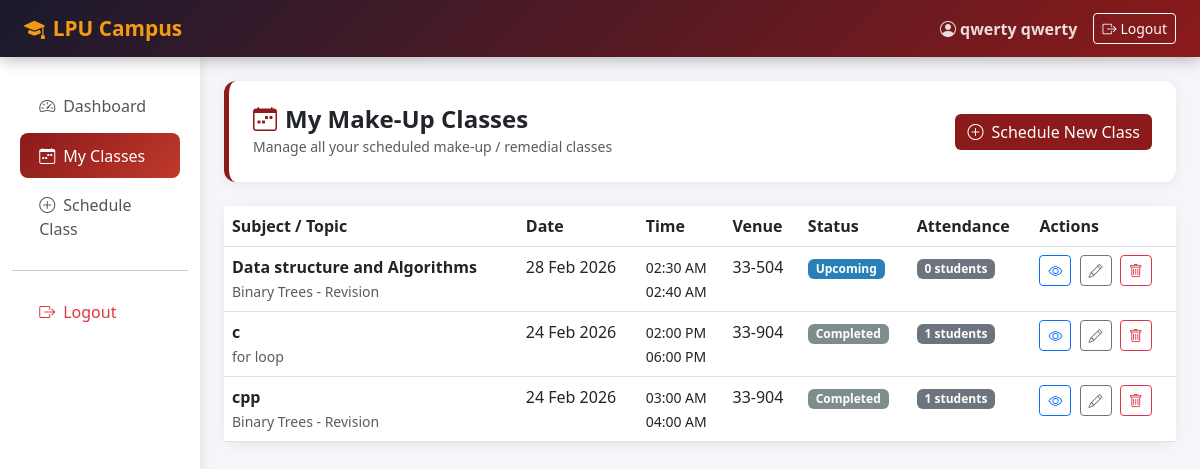
The app's page /classes/ (signed in) with its own data.
### attendance/models.py (models this page shows, shortened)
class MakeUpClass(models.Model):
    STATUS_CHOICES = [
        ('upcoming', 'Upcoming'),
        ('active', 'Active'),
        ('completed', 'Completed'),
        ('cancelled', 'Cancelled'),
    ]
    faculty = models.ForeignKey(User, on_delete=models.CASCADE, related_name='makeup_classes')
    subject = models.CharField(max_length=150)
    topic = models.CharField(max_length=200, blank=True)
    date = models.DateField()
    start_time = models.TimeField()
    end_time = models.TimeField()
    venue = models.CharField(max_length=100)
    status = models.CharField(max_length=10, choices=STATUS_CHOICES, default='upcoming')
    description = models.TextField(blank=True)
    created_at = models.DateTimeField(auto_now_add=True)
    class Meta:
        ordering = ['-date', '-start_time']
    def get_active_code(self):
        return self.remedial_codes.filter(is_active=True).first()
    def total_attendance(self):
        return MakeUpAttendance.objects.filter(makeup_class=self, is_present=True).count()

### attendance/views.py (the view)
# urls.py: path('classes/', views.faculty_classes, name='faculty_classes'),
@login_required
def faculty_classes(request):
    profile = get_object_or_404(UserProfile, user=request.user)
    if not profile.is_faculty():
        return redirect('dashboard')
    classes = MakeUpClass.objects.filter(faculty=request.user).order_by('-date')
    return render(request, 'attendance/faculty_classes.html', {'classes': classes})

### attendance/models.py (called while the page is built)
    def is_faculty(self):
        return self.role == 'faculty'

### attendance/templates/attendance/faculty_classes.html (shortened to what this page needs)
{% extends 'attendance/base.html' %}
{% block content %}
<div class="page-header d-flex justify-content-between align-items-center">
    <div>
        <h4 class="mb-0 fw-bold"><i class="bi bi-calendar-week me-2" style="color:#8B1A1A;"></i>My Make-Up Classes</h4>
        <small class="text-muted">Manage all your scheduled make-up / remedial classes</small>
    </div>
    <a href="{% url 'schedule_class' %}" class="btn btn-lpu btn-primary">
        <i class="bi bi-plus-circle me-2"></i>Schedule New Class
    </a>
</div>
<div class="card">
    <div class="card-body p-0">
        <table class="table table-hover mb-0">
            <thead class="table-lpu">
                <tr>
                    <th>Subject / Topic</th>
                    <th>Date</th>
                    <th>Time</th>
                    <th>Venue</th>
                    <th>Status</th>
                    <th>Attendance</th>
                    <th>Actions</th>
                </tr>
            </thead>
            <tbody>
                {% for cls in classes %}
                <tr>
                    <td>
                        <strong>{{ cls.subject }}</strong>
                        {% if cls.topic %}<br><small class="text-muted">{{ cls.topic }}</small>{% endif %}
                    </td>
                    <td>{{ cls.date|date:"d M Y" }}</td>
                    <td>
                        <small>{{ cls.start_time|time:"h:i A" }}<br>{{ cls.end_time|time:"h:i A" }}</small>
                    </td>
                    <td>{{ cls.venue }}</td>
                    <td>
                        <span class="badge badge-{{ cls.status }} text-white">{{ cls.get_status_display }}</span>
                    </td>
                    <td>
                        <span class="badge bg-secondary">{{ cls.total_attendance }} students</span>
                    </td>
                    <td>
                        <a href="{% url 'class_detail' cls.pk %}" class="btn btn-sm btn-outline-primary me-1">
                            <i class="bi bi-eye"></i>
                        </a>
                        <a href="{% url 'edit_class' cls.pk %}" class="btn btn-sm btn-outline-secondary me-1">
                            <i class="bi bi-pencil"></i>
                        </a>
                        <a href="{% url 'delete_class' cls.pk %}" class="btn btn-sm btn-outline-danger">
                            <i class="bi bi-trash"></i>
                        </a>
                    </td>
                </tr>
                {% endfor %}
            </tbody>
        </table>
    </div>
</div>
{% endblock %}

### attendance/templates/attendance/base.html (shortened to what this page needs)
<!DOCTYPE html>
<html lang="en">
<head>
    <link href="https://cdn.jsdelivr.net/npm/bootstrap@5.3.0/dist/css/bootstrap.min.css" rel="stylesheet">
    <link href="https://cdn.jsdelivr.net/npm/bootstrap-icons@1.11.0/font/bootstrap-icons.css" rel="stylesheet">
</head>
<body>
<nav class="navbar navbar-expand-lg navbar-lpu">
    <div class="container-fluid px-4">
        <a class="navbar-brand" href="{% url 'dashboard' %}">
            <i class="bi bi-mortarboard-fill me-2"></i>LPU Campus
        </a>
        <div class="collapse navbar-collapse" id="navbarNav">
            <ul class="navbar-nav ms-auto align-items-center gap-2">
                {% if user.is_authenticated %}
                <li class="nav-item">
                    <span class="nav-link text-warning fw-semibold">
                        <i class="bi bi-person-circle me-1"></i>{{ user.get_full_name|default:user.username }}
                    </span>
                </li>
                <li class="nav-item">
                    <a class="btn btn-outline-light btn-sm" href="{% url 'logout' %}">
                        <i class="bi bi-box-arrow-right me-1"></i>Logout
                    </a>
                </li>
                {% endif %}
            </ul>
        </div>
    </div>
</nav>
<div class="container-fluid">
    <div class="row">
        {% if user.is_authenticated %}
        <div class="col-md-2 sidebar d-none d-md-block">
            <ul class="nav flex-column">
                <li class="nav-item">
                    <a class="nav-link {% if request.resolver_match.url_name == 'dashboard' %}active{% endif %}"
                       href="{% url 'dashboard' %}">
                        <i class="bi bi-speedometer2"></i>Dashboard
                    </a>
                </li>
                {% if user.profile.role == 'faculty' %}
                <li class="nav-item">
                    <a class="nav-link {% if 'class' in request.resolver_match.url_name %}active{% endif %}"
                       href="{% url 'faculty_classes' %}">
                        <i class="bi bi-calendar-week"></i>My Classes
                    </a>
                </li>
                <li class="nav-item">
                    <a class="nav-link" href="{% url 'schedule_class' %}">
                        <i class="bi bi-plus-circle"></i>Schedule Class
                    </a>
                </li>
                {% endif %}
                <hr>
                <li class="nav-item">
                    <a class="nav-link text-danger" href="{% url 'logout' %}">
                        <i class="bi bi-box-arrow-right"></i>Logout
                    </a>
                </li>
            </ul>
        </div>
        {% endif %}
        <div class="col-md-{% if user.is_authenticated %}10{% else %}12{% endif %} py-4 px-4">
            {% block content %}{% endblock %}
        </div>
    </div>
</div>
</body>
</html>

### attendance/templates/attendance/base.html (style rules this page uses)
:root { --lpu-primary: #8B1A1A; --lpu-secondary: #C0392B; --lpu-gold: #F39C12; --lpu-dark: #1a1a2e; }
body { background: #f4f6f9; font-family: 'Segoe UI', sans-serif; }
.navbar-lpu { background: linear-gradient(135deg, var(--lpu-dark) 0%, var(--lpu-primary) 100%); box-shadow: 0 2px 15px rgba(0,0,0,0.3); }
.navbar-lpu .navbar-brand { color: var(--lpu-gold) !important; font-weight: 700; font-size: 1.3rem; }
.navbar-lpu .nav-link { color: rgba(255,255,255,0.85) !important; transition: color 0.2s; }
.sidebar { background: white; min-height: calc(100vh - 66px); box-shadow: 2px 0 10px rgba(0,0,0,0.08); padding-top: 1.5rem; }
.sidebar .nav-link { color: #555; padding: 0.65rem 1.2rem; border-radius: 8px; margin: 0.15rem 0.5rem; transition: all 0.2s; }
.sidebar .nav-link:hover, .sidebar .nav-link.active { background: linear-gradient(135deg, var(--lpu-primary), var(--lpu-secondary)); color: white !important; }
.sidebar .nav-link i { margin-right: 8px; width: 18px; }
.card { border: none; box-shadow: 0 2px 12px rgba(0,0,0,0.07); border-radius: 12px; }
.badge-upcoming { background: #2980B9; }
.badge-completed { background: #7F8C8D; }
.btn-lpu { background: var(--lpu-primary); color: white; border: none; }
.page-header { background: white; border-radius: 12px; padding: 1.5rem; margin-bottom: 1.5rem; box-shadow: 0 2px 12px rgba(0,0,0,0.07); border-left: 5px solid var(--lpu-primary); }

### records on screen
MakeUpClass: subject "Data structure and Algorithms", topic "Binary Trees - Revision", date "28 Feb 2026", start_time "02:30 AM", end_time "02:40 AM", venue "33-504", status "Upcoming", total_attendance "0"
MakeUpClass: subject "c", topic "for loop", date "24 Feb 2026", start_time "02:00 PM", end_time "06:00 PM", venue "33-904", status "Completed", total_attendance "1"
MakeUpClass: subject "cpp", topic "Binary Trees - Revision", date "24 Feb 2026", start_time "03:00 AM", end_time "04:00 AM", venue "33-904", status "Completed", total_attendance "1"

### other values on screen
{{ user.get_full_name|default:user.username }} "qwerty qwerty"
